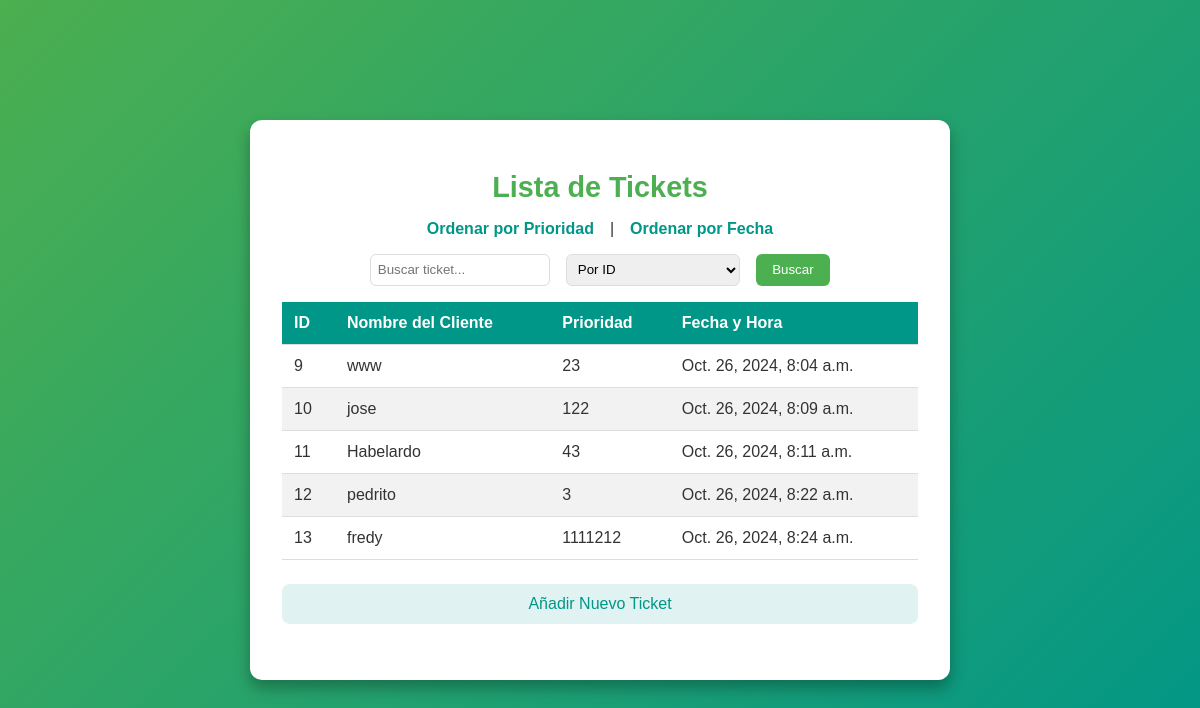
The app's page /tickets/view/?order_by=timestamp with its own data.
### core/models.py (models this page shows, shortened)
class Ticket(models.Model):
    client_name = models.CharField(max_length=100)
    priority = models.IntegerField()
    timestamp = models.DateTimeField(auto_now_add=True)

### core/views.py (the view)
# urls.py: path('view/', views.view_tickets, name='view_tickets'),
def view_tickets(request):
    order_by = request.GET.get('order_by', 'priority')
    if order_by == 'timestamp':
        tickets = ticket_manager.get_all_tickets_sorted_by_timestamp()
    else:
        tickets = ticket_manager.get_all_tickets_sorted_by_priority()
    message = request.GET.get('message')
    return render(request, 'view_tickets.html', {'tickets': tickets, 'message': message})

### core/ticket_manager.py (called while the page is built)
    def get_all_tickets_sorted_by_timestamp(self):
        return Ticket.objects.order_by('timestamp')

### core/templates/view_tickets.html (shortened to what this page needs)
<!DOCTYPE html>
<html lang="es">
<head>
    <link rel="stylesheet" href="https://cdnjs.cloudflare.com/ajax/libs/font-awesome/6.0.0-beta3/css/all.min.css">
</head>
<body>
    <div class="container">
        <h1>Lista de Tickets</h1>
        <div class="order-links">
            <a href="?order_by=priority">Ordenar por Prioridad</a> |
            <a href="?order_by=timestamp">Ordenar por Fecha</a>
        </div>
        <form method="GET" action="{% url 'search_ticket' %}" class="search-container">
            <input type="text" name="query" placeholder="Buscar ticket...">
            <select name="search_by">
                <option value="id">Por ID</option>
            </select>
            <button type="submit">Buscar</button>
        </form>
        <table>
            <thead>
                <tr>
                    <th>ID</th>
                    <th>Nombre del Cliente</th>
                    <th>Prioridad</th>
                    <th>Fecha y Hora</th>
                </tr>
            </thead>
            <tbody>
                {% for ticket in tickets %}
                <tr>
                    <td>{{ ticket.id }}</td>
                    <td>{{ ticket.client_name }}</td>
                    <td>{{ ticket.priority }}</td>
                    <td>{{ ticket.timestamp }}</td>
                </tr>
                {% empty %}
                <tr>
                    <td colspan="4" style="text-align: center;">No hay tickets disponibles</td>
                </tr>
                {% endfor %}
            </tbody>
        </table>
        <a class="link" href="{% url 'add_ticket' %}">Añadir Nuevo Ticket</a>
    </div>
</body>
</html>

### core/templates/view_tickets.html (style rules this page uses)
* { box-sizing: border-box; }
body { font-family: Arial, sans-serif; background: linear-gradient(135deg, #4CAF50, #009688); display: flex; justify-content: center; align-items: center; height: 100vh; margin: 0; color: #333; }
.container { background: #fff; padding: 2rem; border-radius: 12px; box-shadow: 0 8px 16px rgba(0, 0, 0, 0.3); max-width: 700px; width: 100%; }
h1 { color: #4CAF50; font-size: 1.8rem; text-align: center; margin-bottom: 1rem; }
.order-links, .search-container { display: flex; justify-content: center; gap: 1rem; margin-bottom: 1rem; }
.order-links a { color: #009688; font-weight: bold; text-decoration: none; transition: color 0.3s ease; }
.search-container input[type="text"] { padding: 0.4rem; width: 180px; border: 1px solid #ddd; border-radius: 6px; outline: none; }
.search-container select { padding: 0.4rem; border-radius: 6px; border: 1px solid #ddd; outline: none; }
.search-container button { background: #4CAF50; color: #fff; padding: 0.4rem 1rem; border: none; border-radius: 6px; cursor: pointer; transition: background 0.3s ease; }
table { width: 100%; border-collapse: collapse; margin-top: 1rem; }
th, td { padding: 0.75rem; text-align: left; border-bottom: 1px solid #ddd; }
th { background-color: #009688; color: #fff; font-weight: bold; }
tr:nth-child(even) { background-color: #f2f2f2; }
.process-button, .link { display: block; margin: 1.5rem auto; padding: 0.7rem 1.5rem; text-align: center; font-size: 1rem; border-radius: 8px; text-decoration: none; transition: background 0.3s ease; }
.link { color: #009688; background-color: #e0f2f1; }

### records on screen
Ticket: id "9", client_name "www", priority "23", timestamp "Oct. 26, 2024, 8:04 a.m."
Ticket: id "10", client_name "jose", priority "122", timestamp "Oct. 26, 2024, 8:09 a.m."
Ticket: id "11", client_name "Habelardo", priority "43", timestamp "Oct. 26, 2024, 8:11 a.m."
Ticket: id "12", client_name "pedrito", priority "3", timestamp "Oct. 26, 2024, 8:22 a.m."
Ticket: id "13", client_name "fredy", priority "1111212", timestamp "Oct. 26, 2024, 8:24 a.m."
